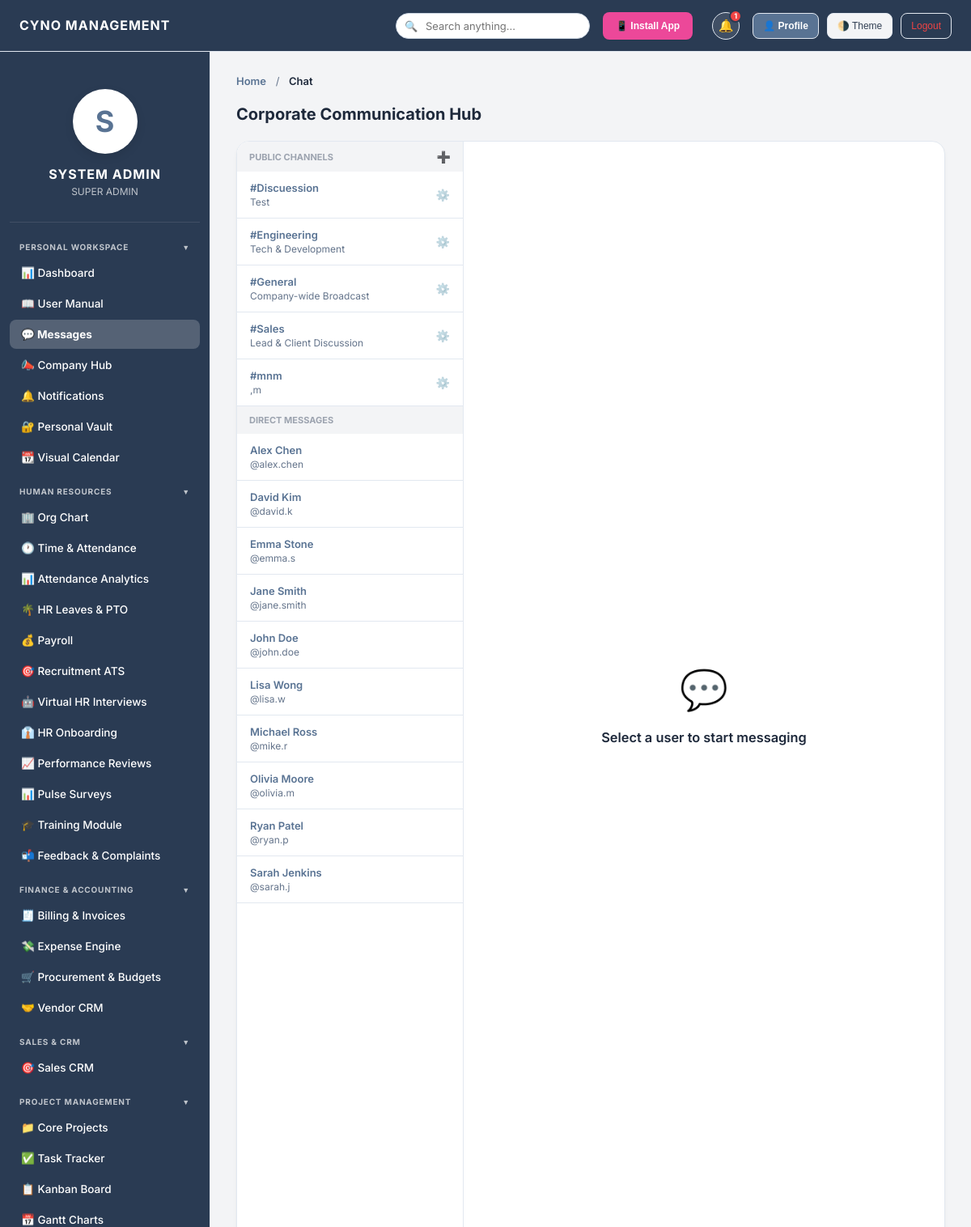
The page /chat.php (signed in) on the database its author committed.
### tables this page shows
CREATE TABLE chat_channels (id INTEGER PRIMARY KEY AUTOINCREMENT, name TEXT NOT NULL UNIQUE, description TEXT);

### includes/db.php (called while the page is built, shortened)
<?php
function hasPermission($pdo, $permission_key) {
    if (in_array($_SESSION['role'], ['Admin', 'Super Admin']) || $_SESSION['role'] === 'Super Admin') return true;
    return false;
}

### chat.php (the view, shortened to what this page needs)
<?php
require_once 'includes/db.php';
require_once 'includes/header.php';
require_once 'includes/sidebar.php';
$au_stmt = $pdo->prepare("
    SELECT login_id, name FROM users WHERE login_id != ? AND status = 'Active'
    UNION
    SELECT login_id, name FROM super_admins WHERE login_id != ?
    ORDER BY name ASC
");
$au_stmt->execute([$_SESSION['login_id'], $_SESSION['login_id']]);
$all_users = $au_stmt->fetchAll(PDO::FETCH_ASSOC);
$channels = $pdo->query("SELECT * FROM chat_channels ORDER BY name ASC")->fetchAll(PDO::FETCH_ASSOC);
?>
<div class="content-section active" style="padding-top:0;">
    <div class="section-header" style="margin: 20px 0;">
        <h2>Corporate Communication Hub</h2>
    </div>
    <div class="chat-container">
        <div class="user-list">
            <div style="padding: 10px 15px; font-size: 11px; font-weight: bold; color: #9ca3af; text-transform: uppercase; background: #f3f4f6; position:sticky; top:0; display:flex; justify-content:space-between; align-items:center;">
                Public Channels
                <?php if(hasPermission($pdo, 'moderate_chat')): ?>
                <span onclick="document.getElementById('channelModal').style.display='flex'" style="cursor:pointer; font-size:14px;" title="Create Channel">➕</span>
                <?php endif; ?>
            </div>
            <div id="dynamicChannelsList">
                <?php foreach($channels as $c):
                    $cId   = json_encode($c['name']);
                    $cName = json_encode($c['name']);
                    $cDesc = htmlspecialchars($c['description'] ?? 'Discussion channel');
                ?>
                <div class="user-list-item channel-item" data-login-id="<?= htmlspecialchars($c['name'], ENT_QUOTES) ?>" onclick="selectUser(event, <?= htmlspecialchars($cId, ENT_QUOTES) ?>, <?= htmlspecialchars($cName, ENT_QUOTES) ?>)" style="display:flex; justify-content:space-between; align-items:center;">
                    <div style="flex:1;">
                        <strong><?= htmlspecialchars($c['name']) ?></strong>
                        <span><?= $cDesc ?></span>
                    </div>
                    <?php if(hasPermission($pdo, 'moderate_chat')): ?>
                    <span onclick="event.stopPropagation(); openEditChannelModal(<?= $c['id'] ?>, <?= htmlspecialchars(json_encode($c['name']), ENT_QUOTES) ?>, <?= htmlspecialchars(json_encode($c['description']), ENT_QUOTES) ?>)" style="cursor:pointer; font-size:14px; opacity:0.5;" title="Edit Channel">⚙️</span>
                    <?php endif; ?>
                </div>
                <?php endforeach; ?>
            </div>
            <div style="padding: 10px 15px; font-size: 11px; font-weight: bold; color: #9ca3af; text-transform: uppercase; background: #f3f4f6; position:sticky; top:0;">Direct Messages</div>
            <?php foreach($all_users as $u):
                $uId   = json_encode($u['login_id']);
                $uName = json_encode($u['name']);
            ?>
                <div class="user-list-item" data-login-id="<?= htmlspecialchars($u['login_id'], ENT_QUOTES) ?>" onclick="selectUser(event, <?= htmlspecialchars($uId, ENT_QUOTES) ?>, <?= htmlspecialchars($uName, ENT_QUOTES) ?>)" style="display:flex; justify-content:space-between; align-items:center;">
                    <div style="flex:1;">
                        <strong><?= htmlspecialchars($u['name']) ?></strong>
                        <span>@<?= htmlspecialchars($u['login_id']) ?></span>
                    </div>
                </div>
            <?php endforeach; ?>
        </div>
        <div id="noChatSelected" style="flex:1; display:flex; align-items:center; justify-content:center; color:#999; flex-direction:column;">
            <div style="font-size: 48px; margin-bottom: 20px;">💬</div>
            <h3>Select a user to start messaging</h3>
        </div>
    </div>
</div>
<?php require_once 'includes/footer.php'; ?>

### assets/css/style.css (style rules this page uses)
:root { --bg-body: #f3f4f6; --bg-header: #2a3b53; --bg-sidebar: #2a3b53; --bg-main: #f3f4f6; --bg-card: #ffffff; --bg-hover: rgba(255, 255, 255, 0.1); --border-card: #e2e8f0; --text-heading: #1e293b; --text-body: #334155; --text-muted: #64748b; --input-bg: #ffffff; --input-border: #cbd5e1; --table-header: #f8fafc; --primary-color: #597393; --primary-hover: #475f7e; --primary-light: rgba(255, 255, 255, 0.15); --success: #10b981; --warning: #f59e0b; --danger: #ef4444; --modal-overlay: rgba(15,23,42,0.6); --shadow-xs: 0 1px 2px 0 rgba(0, 0, 0, 0.05); --shadow-sm: 0 4px 6px -1px rgba(0, 0, 0, 0.05), 0 2px 4px -2px rgba(0, 0, 0, 0.05); --shadow-soft: 0 10px 25px -5px rgba(0, 0, 0, 0.05), 0 8px 10px -6px rgba(0, 0, 0, 0.05); --radius-sm: 8px; --radius-md: 12px; --radius-lg: 16px; --sidebar-w: 260px; --header-h: 64px; }
*, *::before, *::after { margin:0; padding:0; box-sizing:border-box; }
html { font-size:14px; -webkit-font-smoothing:antialiased; }
body { font-family:'Inter',system-ui,sans-serif; background:var(--bg-body); color:var(--text-body); min-height:100vh; overflow:hidden; }
h1,h2,h3,h4,h5,h6 { font-weight:600; color:var(--text-heading); line-height:1.3; }
.content-section.active { display:block; }
.section-header, .header-action { display:flex; justify-content:space-between; align-items:center; margin-bottom:22px; }
.section-header h2, .header-action h2 { font-size:20px; font-weight:700; color:var(--text-heading); margin:0; }
.content-section.active { animation: fadeInUp .35s ease-out; }

### chat.php (style rules this page uses)
.chat-container { display:flex; height:calc(100vh - 120px); background:var(--bg-card); border-radius:var(--radius-lg); border:1px solid var(--border-card); overflow:hidden; box-shadow:var(--shadow-sm); }
.user-list { width:280px; border-right:1px solid var(--border-card); background:var(--bg-card); overflow-y:auto; flex-shrink:0; }
.user-list-item { padding:12px 16px; border-bottom:1px solid var(--border-card); cursor:pointer; transition:background .12s; }
.user-list-item strong { display:block; color:var(--primary-color); font-size:13px; font-weight:600; }
.user-list-item span { font-size:12px; color:var(--text-muted); }

### rows shown on the page
chat_channels: name "#Discuession", description "Test"
chat_channels: name "#Engineering", description "Tech & Development"
chat_channels: name "#General", description "Company-wide Broadcast"
chat_channels: name "#Sales", description "Lead & Client Discussion"
chat_channels: name "#mnm", description ",m"

### other values the page prints
$GLOBAL_SETTINGS['company_name'] "CYNO MANAGEMENT"
$_notifCount "1"
substr($_SESSION['name'],0,1) "S"
$_SESSION['name'] "SYSTEM ADMIN"
$_SESSION['role'] "SUPER ADMIN"
$pageTitle "Chat"
$u['name'] "Alex Chen"
$u['login_id'] "alex.chen"
$u['name'] "David Kim"
$u['login_id'] "david.k"
$u['name'] "Emma Stone"
$u['login_id'] "emma.s"
$u['name'] "Jane Smith"
$u['login_id'] "jane.smith"
$u['name'] "John Doe"
